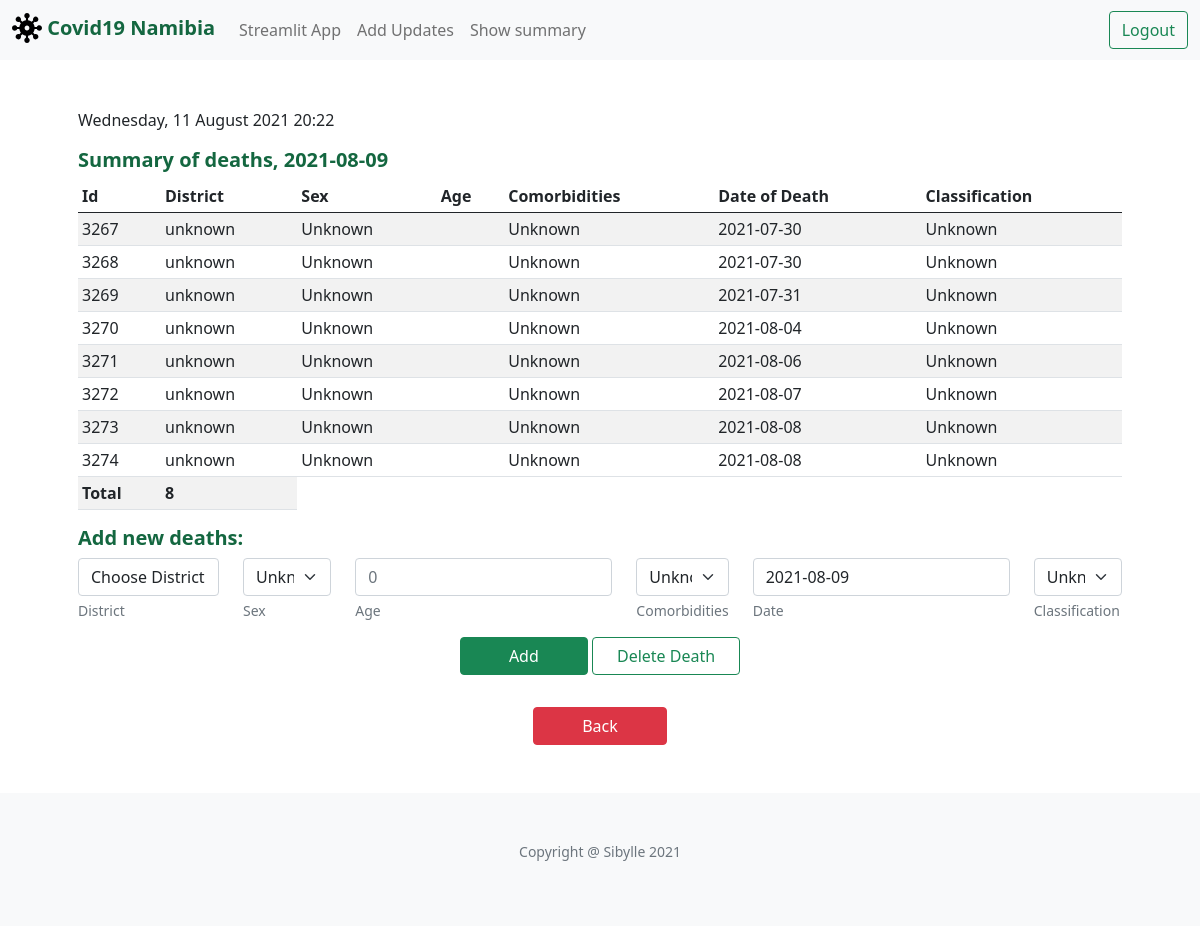
The app's page /add_deaths (signed in), older data.
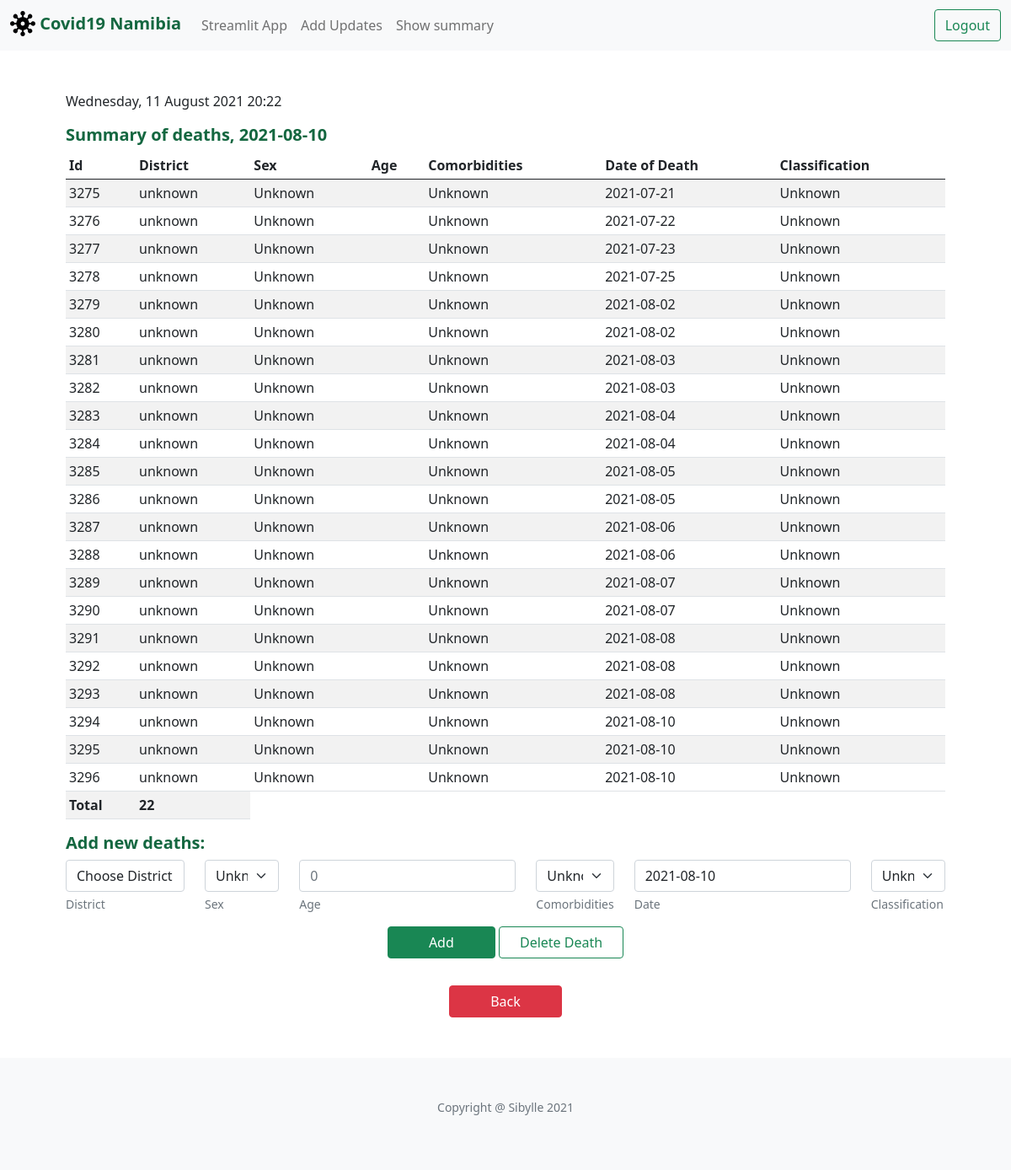
The same page, newer data.
### tables this page shows
CREATE TABLE "deaths"(id INTEGER PRIMARY KEY, publish_date TEXT NOT NULL, district TEXT NOT NULL, sex TEXT NOT NULL, age INTEGER, comorbidities TEXT NOT NULL, death_date TEXT NOT NULL, classification TEXT NOT NULL, update_date TEXT NOT NULL);

### application.py (the view)
@app.route("/add_deaths", methods=["GET", "POST"])
@login_required
def add_deaths():
    now=datetime.now(timezone("Africa/Johannesburg"))
    date_now=now.date()
    row = db.execute("SELECT * FROM active_date")
    new_date_str=row[0]['active_date']
    new_date = datetime.strptime(new_date_str, '%Y-%m-%d').date()
    district_list=[]
    temp = db.execute("SELECT DISTINCT district FROM districts")
    for d in temp:
        district_list.append(d['district'])
    district_list.append('unknown')
    if request.method == "POST":
        if request.form.get('delete_death') == 'Delete Death':
            rows = db.execute("SELECT * FROM deaths WHERE publish_date LIKE ? ORDER BY id",new_date)
            return render_template("delete_death.html",new_date=new_date,district_list=district_list,new_deaths=rows)
        if request.form.get('add') == 'Add':
            if not request.form.get("district"):
                return apology("must provide district", 400)
            if not request.form.get("death_date"):
                return apology("must provide date of death", 400)
            district = request.form.get("district")
            sex=request.form.get("sex")
            age=request.form.get("age")
            comorbidities=request.form.get("comorbidities")
            death_date=datetime.strptime(request.form.get("death_date"), '%Y-%m-%d').date()
            if death_date > new_date:
                return apology("wrong date", 400)
            classification=request.form.get("classification")
            db.execute("INSERT INTO deaths(publish_date,district,sex,age,comorbidities,death_date,classification,update_date) VALUES (?,?,?,?,?,?,?,?)", new_date,district,sex,age,comorbidities,death_date,classification,date_now)
            rows = db.execute("SELECT * FROM deaths WHERE publish_date LIKE ? ORDER BY id", new_date)
            return render_template("add_deaths.html",new_date=new_date,district_list=district_list,new_deaths=rows,now=now)
    else:
        rows = db.execute("SELECT * FROM deaths WHERE publish_date LIKE ? ORDER BY id", new_date)
        return render_template("add_deaths.html",new_date=new_date,district_list=district_list,new_deaths=rows,now=now)

### application.py (called while the page is built)
def login_required(f):
    @wraps(f)
    def decorated_function(*args, **kwargs):
        if session.get("user_id") is None:
            return redirect("/login")
        return f(*args, **kwargs)
    return decorated_function

@app.after_request
def after_request(response):
    response.headers["Cache-Control"] = "no-cache, no-store, must-revalidate"
    response.headers["Expires"] = 0
    response.headers["Pragma"] = "no-cache"
    return response

### templates/add_deaths.html (shortened to what this page needs)
{% extends "layout.html" %}
{% block main %}
  <p>{{ now.strftime("%A, %d %B %Y %H:%M") }}</p>
  <h5>Summary of deaths, {{ new_date }}</h5>
  <table class="table table-sm table-striped">
    <thead>
        <tr>
            <th scope="col">Id</th>
            <th scope="col">District</th>
            <th scope="col">Sex</th>
            <th scope="col">Age</th>
            <th scope="col">Comorbidities</th>
            <th scope="col">Date of Death</th>
            <th scope="col">Classification</th>
        </tr>
    </thead>
    <tbody>
        {% if new_deaths %}
        {% for row in new_deaths %}
        <tr>
            <td class="text-left">{{ row.id }}</td>
            <td class="text-left">{{ row.district }}</td>
            <td class="text-left">{{ row.sex }}</td>
            <td class="text-left">{{ row.age }}</td>
            <td class="text-left">{{ row.comorbidities }}</td>
            <td class="text-left">{{ row.death_date }}</td>
            <td class="text-left">{{ row.classification }}</td>
        </tr>
        {% endfor %}
        <tr>
            <td class="text-left" colspan="1"><strong>Total</strong></td>
            <td class="text-left"> <strong>{{ new_deaths|length }}</strong>
        </tr>
        {% endif %}
    </tbody>
  </table>
  <form action="/add_deaths" method="post">
        <h5> Add new deaths:</h5>
        <div class="row">
            <div class="col col-xs-6 col-md-4 col-xl mb-2">
              <select class="form-control" name="district">
                <option disabled selected value="">Choose District</option>
              </select>
              <div class="form-text">District</div>
            </div>
            <div class="col col-6 col-md-4 col-xl mb-2">
              <select class="form-select" name="sex">
                <option selected>Unknown</option>
              </select>
              <div class="form-text">Sex</div>
            </div>
            <div class="form-group col col-6 col-md-4 col-xl mb-2">
                <input autocomplete="off" autofocus class="form-control" name="age" placeholder="0" type="number">
                <div class="form-text">Age</div>
            </div>
            <div class="col col-6 col-md-4 col-xl mb-2">
              <select class="form-select" name="comorbidities">
                <option selected>Unknown</option>
              </select>
              <div class="form-text">Comorbidities</div>
            </div>
            <div class="form-group col col-6 col-md-4 col-xl mb-2">
                <input autocomplete="off" autofocus class="form-control" name="death_date" placeholder="{{ new_date.strftime('%Y-%m-%d') }}" value="{{ new_date.strftime('%Y-%m-%d') }}" type="text">
                <div class="form-text">Date</div>
            </div>
            <div class="col col-6 col-md-4 col-xl mb-2">
              <select class="form-select" name="classification">
                <option selected>Unknown</option>
              </select>
              <div class="form-text">Classification</div>
            </div>
            <div class="col col-6 col-md-4 col-xl text-center">
                <input class="btn btn-success px-5" type="submit"name="add" value="Add" role="button"></input>
                <input class="btn btn-outline-success px-4 my-2" type="submit" name="delete_death" value="Delete Death" role="button"></input>
            </div>
        </div>
  </form>
  <div class="text-center mt-4">
    <a class="btn btn btn-danger px-5" href="./" role="button">Back</a>
  </div>
{% endblock %}

Row changes from the older to the newer data that the page shows:
no longer on this page (row unchanged): deaths: id "3267", district "unknown", sex "Unknown", comorbidities "Unknown", death_date "2021-07-30", classification "Unknown"
no longer on this page (row unchanged): deaths: id "3268", district "unknown", sex "Unknown", comorbidities "Unknown", death_date "2021-07-30", classification "Unknown"
no longer on this page (row unchanged): deaths: id "3269", district "unknown", sex "Unknown", comorbidities "Unknown", death_date "2021-07-31", classification "Unknown"
no longer on this page (row unchanged): deaths: id "3270", district "unknown", sex "Unknown", comorbidities "Unknown", death_date "2021-08-04", classification "Unknown"
no longer on this page (row unchanged): deaths: id "3271", district "unknown", sex "Unknown", comorbidities "Unknown", death_date "2021-08-06", classification "Unknown"
no longer on this page (row unchanged): deaths: id "3272", district "unknown", sex "Unknown", comorbidities "Unknown", death_date "2021-08-07", classification "Unknown"
no longer on this page (row unchanged): deaths: id "3273", district "unknown", sex "Unknown", comorbidities "Unknown", death_date "2021-08-08", classification "Unknown"
no longer on this page (row unchanged): deaths: id "3274", district "unknown", sex "Unknown", comorbidities "Unknown", death_date "2021-08-08", classification "Unknown"
added deaths: id "3275", district "unknown", sex "Unknown", comorbidities "Unknown", death_date "2021-07-21", classification "Unknown"
added deaths: id "3276", district "unknown", sex "Unknown", comorbidities "Unknown", death_date "2021-07-22", classification "Unknown"
added deaths: id "3277", district "unknown", sex "Unknown", comorbidities "Unknown", death_date "2021-07-23", classification "Unknown"
added deaths: id "3278", district "unknown", sex "Unknown", comorbidities "Unknown", death_date "2021-07-25", classification "Unknown"
added deaths: id "3279", district "unknown", sex "Unknown", comorbidities "Unknown", death_date "2021-08-02", classification "Unknown"
added deaths: id "3280", district "unknown", sex "Unknown", comorbidities "Unknown", death_date "2021-08-02", classification "Unknown"
added deaths: id "3281", district "unknown", sex "Unknown", comorbidities "Unknown", death_date "2021-08-03", classification "Unknown"
added deaths: id "3282", district "unknown", sex "Unknown", comorbidities "Unknown", death_date "2021-08-03", classification "Unknown"
added deaths: id "3283", district "unknown", sex "Unknown", comorbidities "Unknown", death_date "2021-08-04", classification "Unknown"
added deaths: id "3284", district "unknown", sex "Unknown", comorbidities "Unknown", death_date "2021-08-04", classification "Unknown"
added deaths: id "3285", district "unknown", sex "Unknown", comorbidities "Unknown", death_date "2021-08-05", classification "Unknown"
added deaths: id "3286", district "unknown", sex "Unknown", comorbidities "Unknown", death_date "2021-08-05", classification "Unknown"
added deaths: id "3287", district "unknown", sex "Unknown", comorbidities "Unknown", death_date "2021-08-06", classification "Unknown"
added deaths: id "3288", district "unknown", sex "Unknown", comorbidities "Unknown", death_date "2021-08-06", classification "Unknown"
added deaths: id "3289", district "unknown", sex "Unknown", comorbidities "Unknown", death_date "2021-08-07", classification "Unknown"
added deaths: id "3290", district "unknown", sex "Unknown", comorbidities "Unknown", death_date "2021-08-07", classification "Unknown"
added deaths: id "3291", district "unknown", sex "Unknown", comorbidities "Unknown", death_date "2021-08-08", classification "Unknown"
added deaths: id "3292", district "unknown", sex "Unknown", comorbidities "Unknown", death_date "2021-08-08", classification "Unknown"
added deaths: id "3293", district "unknown", sex "Unknown", comorbidities "Unknown", death_date "2021-08-08", classification "Unknown"
added deaths: id "3294", district "unknown", sex "Unknown", comorbidities "Unknown", death_date "2021-08-10", classification "Unknown"
added deaths: id "3295", district "unknown", sex "Unknown", comorbidities "Unknown", death_date "2021-08-10", classification "Unknown"
added deaths: id "3296", district "unknown", sex "Unknown", comorbidities "Unknown", death_date "2021-08-10", classification "Unknown"
Text that changed along with them:
{{ new_date }}: "2021-08-09" → "2021-08-10"
{{ new_deaths|length }}: "8" → "22"
form field death_date: "2021-08-09" → "2021-08-10"
